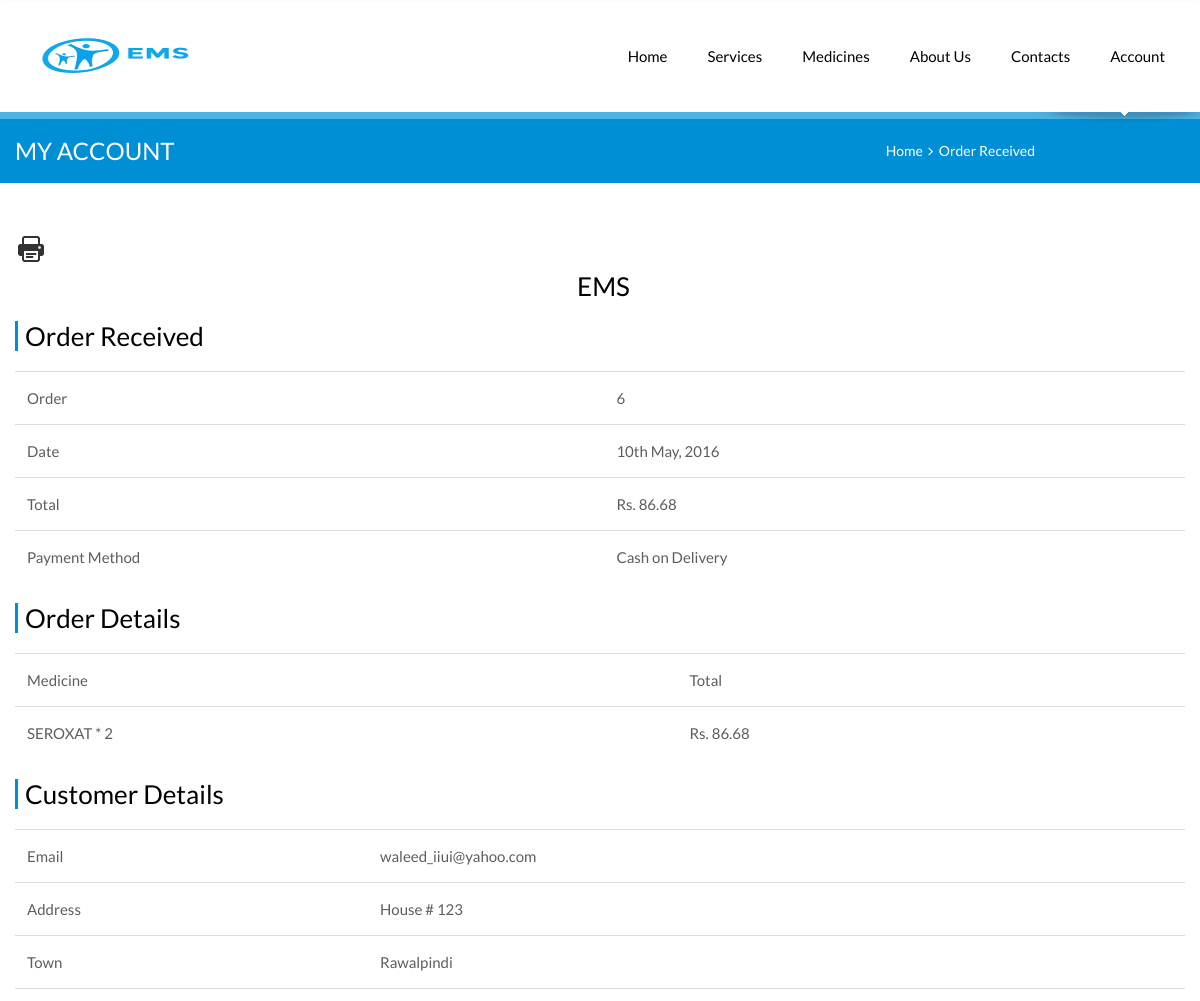
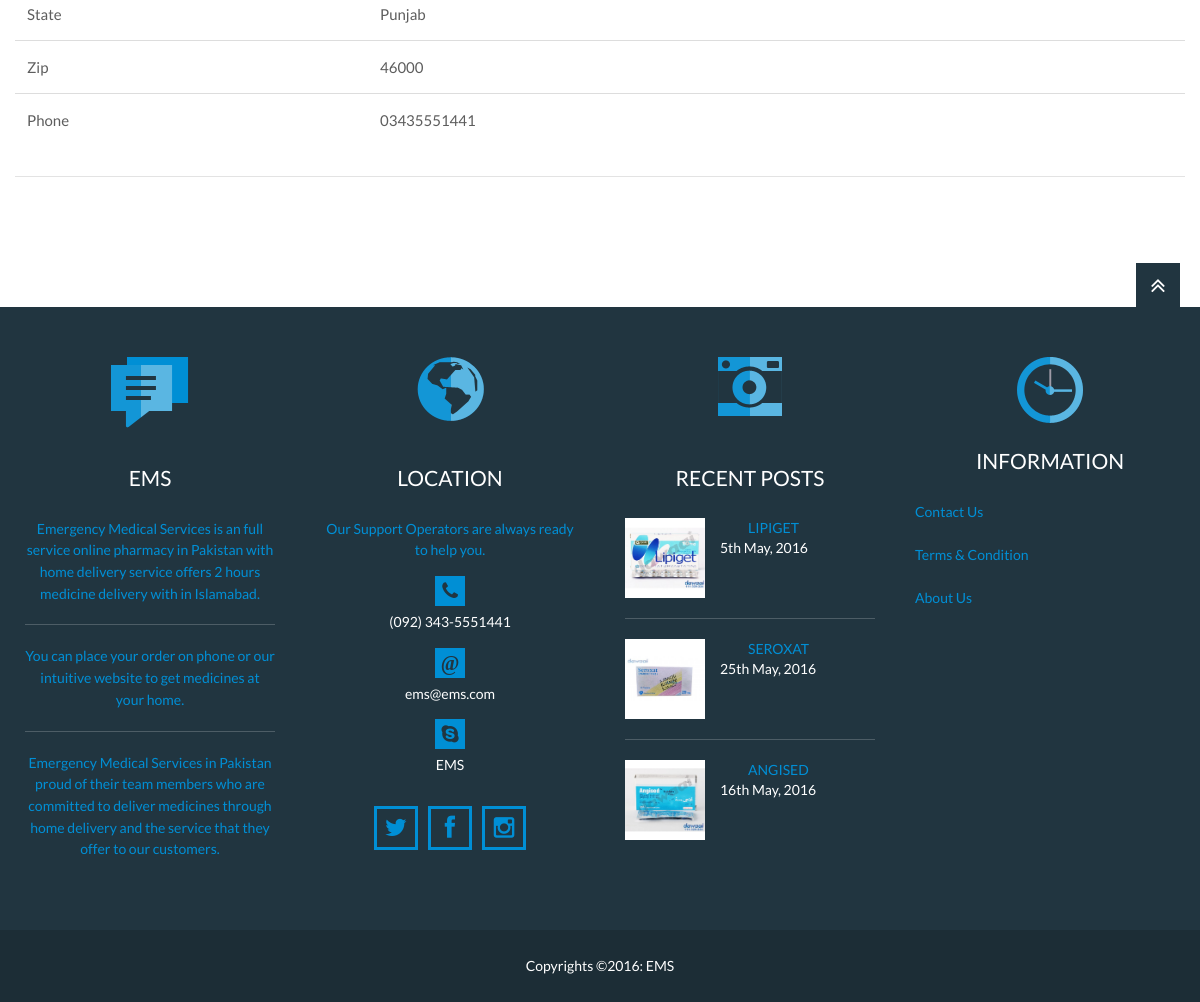
The page /order_receive.php?o_id=6 (signed in) on the database its author committed (2 pictures, top to bottom).
### tables this page shows
CREATE TABLE IF NOT EXISTS `order` (
  `o_id` int(11) NOT NULL,
  `u_id` int(11) NOT NULL,
  `date` datetime NOT NULL,
  `status` int(11) NOT NULL,
  `address` text NOT NULL,
  `town` text NOT NULL,
  `state` text NOT NULL,
  `zip` text NOT NULL,
  `phone` text NOT NULL,
  `reor` int(11) NOT NULL
);

CREATE TABLE IF NOT EXISTS `tblproduct` (
  `id` int(8) NOT NULL,
  `m_id` int(11) NOT NULL,
  `price` double(10,2) NOT NULL,
  `quantity` int(11) NOT NULL,
  `u_id` int(11) NOT NULL,
  `status` int(11) NOT NULL,
  `datetime` datetime NOT NULL,
  `o_id` int(11) NOT NULL
);

CREATE TABLE IF NOT EXISTS `medicine` (
  `m_id` int(11) NOT NULL,
  `name` text NOT NULL,
  `c_id` int(11) NOT NULL,
  `issue_date` date NOT NULL,
  `exp_date` date NOT NULL,
  `type` int(11) NOT NULL,
  `mg` text NOT NULL,
  `descr` text NOT NULL,
  `price` text NOT NULL,
  `image` text NOT NULL,
  `datetime` datetime NOT NULL,
  `status` int(11) NOT NULL,
  `formula` text NOT NULL
);

### order_receive.php (the view, shortened to what this page needs)
<?php include_once('conn/db.php');
include_once("functions.php");
if ( !isset($_SESSION['SESS_NAME']) ) {
} else {
	$qry = "SELECT * FROM users WHERE email = '{$_SESSION['SESS_NAME']}'";
	$result = mysql_query($qry, $dbconfig) or die(mysql_error());
	$user_arr = mysql_fetch_assoc($result);
}
?>
<!DOCTYPE html>
<html>
<head>
		<?php include('scripts.php'); ?>
	</head>
	<body>
		<div class="page">
		<?php include('header.php'); ?>
			<section class="page-title">
				<div class="grid-row clearfix">
					<h1>My Account</h1>
					<nav class="bread-crumbs">
						<a href="index.php">Home</a>&nbsp;&nbsp;<i class="fa fa-angle-right"></i>&nbsp;
						<a href="#">Order Received</a>
					</nav>
				</div>
			</section>
			<main class="page-content vc_responsive">
				<div class="grid-row">
						<div class="widget pricing-table wpb_content_element">
						<button onclick="window.print();" id="bprint"> <img src="img/print.png" alt="Print" /> </button>
							<div class="widget-title" style="text-align: center;border-left-style: none;">EMS</div>
							<div class="widget-title">Order Received</div>
							<?php
						$qrys = "SELECT * FROM `order` where o_id='".$_GET["o_id"]."'";
						$resultss = mysql_query($qrys);
						$rowss = mysql_fetch_assoc($resultss);
						$orderdate = $rowss["date"];
						$o_ids = $rowss["o_id"];
						$address = $rowss["address"];
						$town = $rowss["town"];
						$state = $rowss["state"];
						$phone = $rowss["phone"];
						$zip = $rowss["zip"];
							?>
								<table>
								<tr>
								<td>Order</td>
								<td><?php echo $o_ids; ?></td>
								</tr>
								<tr>
								<td>Date</td>
								<td><?php echo date("jS F, Y", strtotime("$orderdate")); ?></td>
								</tr>
								<tr>
								<td>Total</td>
								<td>Rs. <?php
								$qryu = "SELECT sum(price) as cart FROM tblproduct WHERE o_id='".$_GET["o_id"]."'";
								$resultu = mysql_query($qryu, $dbconfig) or die(mysql_error());
								$rowsu = mysql_fetch_assoc($resultu);
								echo $rowsu["cart"]; ?></td>
								</tr>
								<tr>
								<td>Payment Method</td>
								<td>Cash on Delivery</td>
								</tr>
								</table>
							<div class="widget-title">Order Details</div>
							<table>
							<tr>
								<td>Medicine</td>
								<td>Total</td>
							</tr>
							<?php
						$qry = "SELECT * FROM `tblproduct` b , `medicine` c where b.u_id = '".$user_arr['u_id']."' and b.o_id='".$_GET["o_id"]."' and b.m_id=c.m_id";
						$results = mysql_query($qry);
						while($rowso = mysql_fetch_assoc($results))
		{
						$quantity = $rowso["quantity"];
						$name = $rowso["name"];
						$price = $rowso["price"];
						$total = $price * $quantity;
			?>
								<tr>
								<td><?php echo $name; ?> * <?php echo $quantity; ?></td>
								<td>Rs. <?php echo $total; ?></td>
								</tr>
		<?php
		} ?>
							</table>
							<div class="widget-title">Customer Details</div>
							<table>
								<tr>
								<td>Email</td>
								<td><?php echo $_SESSION['SESS_NAME']; ?></td>
								</tr>
								<tr>
								<td>Address</td>
								<td><?php echo $address; ?></td>
								</tr>
								<tr>
								<td>Town</td>
								<td><?php echo $town; ?></td>
								</tr>
								<tr>
								<td>State</td>
								<td><?php echo $state; ?></td>
								</tr>
								<tr>
								<td>Zip</td>
								<td><?php echo $zip; ?></td>
								</tr>
								<tr>
								<td>Phone</td>
								<td><?php echo $phone; ?></td>
								</tr>
								</table>
						</div>
						<div class="grid-row-sep"></div>
				</div>
			</main>
			<?php include('footer.php'); ?>
		</div>
	</body>
</html>

### footer.php (shortened to what this page needs)
	<footer class="page-footer">
		<a href="#" id="top-link" class="top-link"><i class="fa fa-angle-double-up"></i></a>
		<div class="grid-row">
			<div class="grid-col grid-col-3">
				<section class="widget-alt last-news">
					<div class="widget-icon"></div>
					<div class="widget-title">EMS</div>
					<ul>
						<li>Emergency Medical Services is an full service online pharmacy in Pakistan with home delivery service offers 2 hours medicine delivery with in Islamabad. </li>
						<li>You can place your order on phone or our intuitive website to get medicines at your home.</li>
						<li>Emergency Medical Services in Pakistan proud of their team members who are committed to deliver medicines through home delivery and the service that they offer to our customers.</li>
					</ul>
				</section>
			</div>
			<div class="grid-col grid-col-3">
				<section class="widget-alt location">
					<div class="widget-icon"></div>
					<div class="widget-title">Location</div>
					<address>Our Support Operators are always ready to help you.</address>
					<ul>
						<li><i class="fa fa-phone"></i>(092) 343-5551441</li>
						<li><i class="fa fa-at">@</i>ems@ems.com</li>
						<li><i class="fa fa-skype"></i>EMS</li>
					</ul>
					<nav>
						<a href="#" class="fa fa-twitter"></a>
						<a href="#" class="fa fa-facebook"></a>
						<a href="#" class="fa fa-instagram"></a>
					</nav>
				</section>
			</div>
			<div class="grid-col grid-col-3">
				<section class="widget-alt recent-posts">
					<div class="widget-icon"></div>
					<div class="widget-title">Recent Posts</div>
					<ul>
					<?php
					$qry = "SELECT * FROM medicine order by m_id desc Limit 3";
$results = mysql_query($qry);
while($rows = mysql_fetch_assoc($results))
{
	$m_id = $rows["m_id"];
	$name = $rows["name"];
	$image = $rows["image"];
	$date = $rows["datetime"];
		?>
						<li>
							<a href="medicine_detail.php?m_id=<?php echo $m_id; ?>"><img src="<?php if($image=="uploaded_files/"){ echo "img/medicine-icon.jpg"; } else { echo $image; } ?>" width="80" height="80" alt=""></a>
							<p><a href="medicine_detail.php?m_id=<?php echo $m_id; ?>"><?php echo $name; ?></a><br><?php echo date("jS F, Y", strtotime("$date")); ?></p>
						</li>
<?php } ?>
					</ul>
				</section>
			</div>
			<div class="grid-col grid-col-3">
				<section class="widget-alt work-time">
					<div class="widget-icon"></div>
					<div class="widget-title">Information</div>
					<ul>
					<li><a href="contacts.php">Contact Us</a></li>
					<li><a href="#">&nbsp;</a></li>
					<li><a href="#">Terms & Condition</a></li>
					<li><a href="#">&nbsp;</a></li>
					<li><a href="about-us.php">About Us</a></li>
					<li><a href="#">&nbsp;</a></li>
					</ul>
				</section>
			</div>
		</div>
	</footer>
	<div class="copyrights">Copyrights ©2016: EMS </div>

### css/color-blue.css (style rules this page uses)
a { color: #008fd5; }
.page-title { border-top-color: #4db1e2; background-color: #008fd5; }
.widget-title { border-left-color: #008fd5; }
.page-footer { color: #008fd5; }
.last-news .widget-icon { background-image: url(../img/blue/last-news.png); }
.location li i { background: #008fd5; }
.location nav a { border: 3px solid #008fd5; color: #008fd5; }
.location .widget-icon { background-image: url(../img/blue/location.png); }
.recent-posts .widget-icon { background-image: url(../img/blue/recent-posts.png); }
.work-time .widget-icon { background-image: url(../img/blue/work-time.png); }

### order_receive.php (style rules this page uses)
table { width: 100%; max-width: 100%; margin-bottom: 20px; }
td { padding: 12px; line-height: 28px; vertical-align: top; border-top: 1px solid #ddd; font-size: 15px; color: #5d5d5d; }

### rows shown on the page
order: o_id "6", date "10th May, 2016", address "House # 123", town "Rawalpindi", state "Punjab", zip "46000", phone "03435551441"
tblproduct: m.name "SEROXAT", quantity "2", total "86.68"
medicine: image (picture), name "LIPIGET", datetime "5th May, 2016"
medicine: image (picture), name "SEROXAT", datetime "25th May, 2016"
medicine: image (picture), name "ANGISED", datetime "16th May, 2016"

### other values the page prints
$rowsu["cart"] "86.68"
$_SESSION['SESS_NAME'] "waleed_iiui@yahoo.com"
